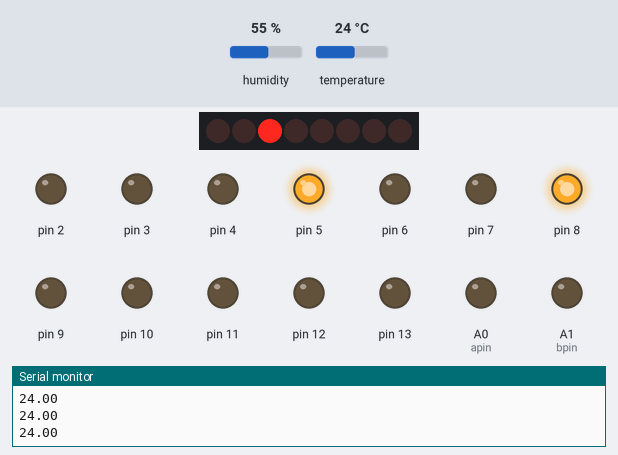
This sketch was run on a simulated Arduino Uno, built with avr-gcc and run on an emulated ATmega328P. On the bench: 8 shift-register outputs drawn as a row of LEDs (first output left, lit = HIGH), output pins drawn as LEDs (lit = HIGH), the last lines printed to the serial monitor. Wiring (inferred from the names in the program): shift register (74HC595): data A2; shift clock A4; latch A3. Wiring (inferred from the signals the program sends): row of LEDs: on Q0, Q1, Q2, Q3, Q4, Q5, Q6, Q7. The test bench sets the inputs (shaded band); at power-on: humidity 55 %, temperature 24 °C. Pins used as bus, display or sensor lines are not drawn.

Above: at 2.8 s.
2.9 s: humidity set to 22 %
At 5.1 s:
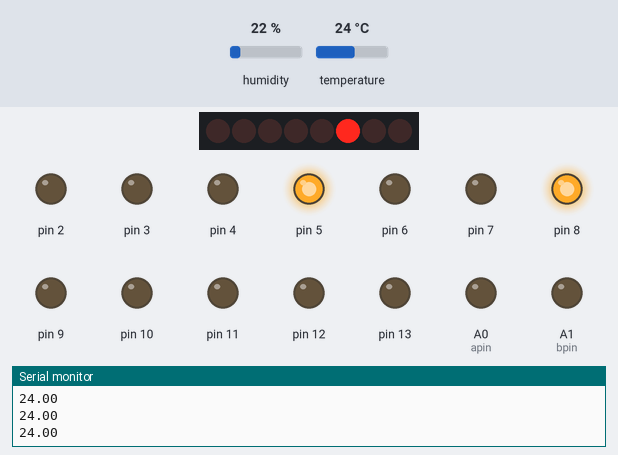
5.6 s: humidity set to 40 %
At 7.2 s:
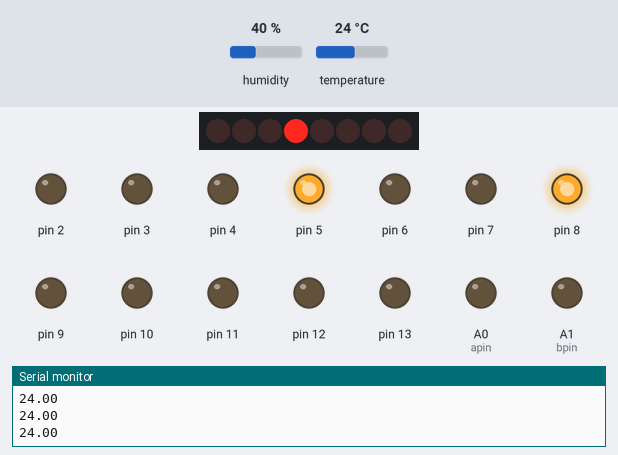
8.3 s: humidity set to 68 %
At 11.2 s:
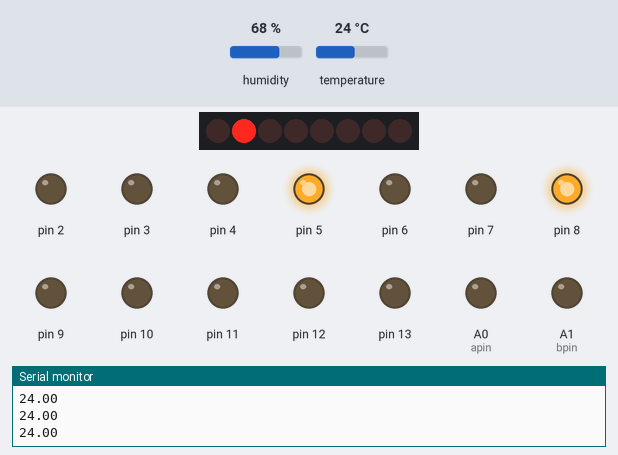
11.7 s: humidity set to 88 %
At 13.3 s:
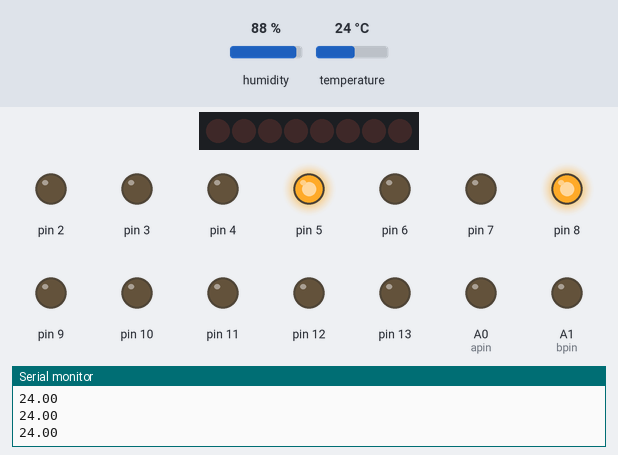
14.4 s: humidity set to 12 %
At 17.3 s:
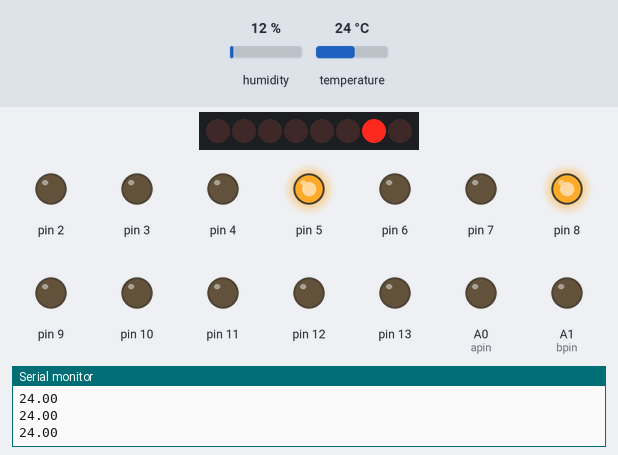
17.8 s: temperature set to 12 °C
At 19.4 s:
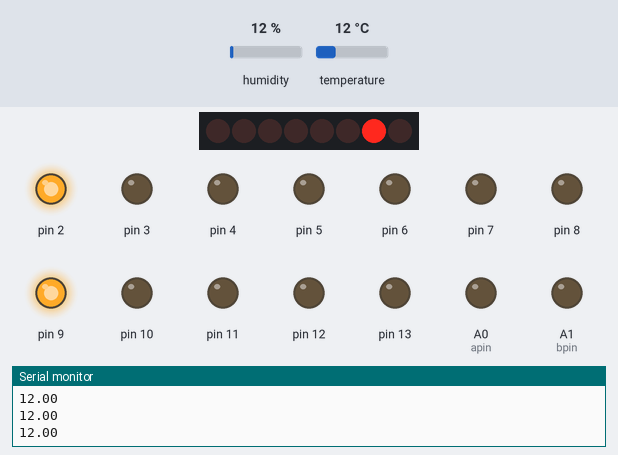
Timing chart, 0 to 20.9 s (numbered marks = the images above; inputs shaded):
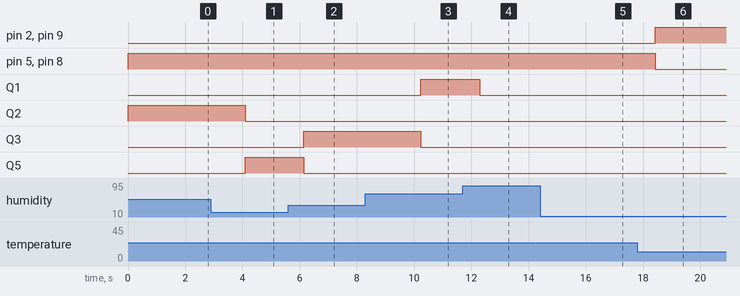

Measured:
- after the input at 2.9 s, Q2: HIGH → LOW after 1.2 s; Q5: LOW → HIGH after 1.2 s
- after the input at 5.6 s, Q3: LOW → HIGH after 0.55 s; Q5: HIGH → LOW after 0.55 s
- after the input at 8.3 s, Q1: LOW → HIGH after 1.9 s; Q3: HIGH → LOW after 1.9 s
- after the input at 11.7 s, Q1: HIGH → LOW after 0.59 s
- after the input at 17.8 s, pin 2, pin 9: LOW → HIGH after 0.63 s; pin 5, pin 8: HIGH → LOW after 0.63 s

The sketch:

temp_humd_play.ino
```cpp
#include <DHT.h>
DHT dht22_p2(19, DHT22);
#include<math.h>
float temp = 0, humd = 0;
int a, b, c;
int num[10][4] = {
  {0, 0, 0, 0},
  {0, 0, 0, 1},
  {0, 0, 1, 0},
  {0, 0, 1, 1},
  {0, 1, 0, 0},
  {0, 1, 0, 1},
  {0, 1, 1, 0},
  {0, 1, 1, 1},
  {1, 0, 0, 0},
  {1, 0, 0, 1}
};
int apin = A0, bpin = A1, datapin = A2, latchpin = A3, clockpin = A4;

void setup() {
  Serial.begin(9600);
  dht22_p2.begin();
  for (int i = 2; i <= 13; i++) {
    pinMode(i, OUTPUT);
    digitalWrite(i, LOW);
  }
  pinMode(apin, OUTPUT);
  pinMode(bpin, OUTPUT);
  pinMode(datapin, OUTPUT);
  pinMode(latchpin, OUTPUT);
  pinMode(clockpin, OUTPUT);
}

void loop() {
  temp = dht22_p2.readTemperature();
  humd = dht22_p2.readHumidity();
  Serial.println(temp);
  showTemp(temp);
  showhumd(humd);
  delay(50);
  if (temp > 99.9)temp = 0;
  temp += 0.1;
}


void showhumd(float H) {
  int gap = H / 10;
  if (gap == 9) {
    digitalWrite(bpin, HIGH);
    digitalWrite(bpin, LOW);
  }
  else if (gap == 10) {
    digitalWrite(apin, HIGH);
    digitalWrite(bpin, HIGH);
  }
  else {
    digitalWrite(apin, LOW);
    digitalWrite(bpin, LOW);
  }
  digitalWrite(latchpin, LOW);
  shiftOut(datapin, clockpin, LSBFIRST, int(pow(2,gap)));
  digitalWrite(latchpin, HIGH);
}

void showTemp(float T) {
  a = int(T) / 10;
  b = int(T) % 10;
  c = int(T * 10) % 10;
  digitalWrite(3, num[a][0]);//8
  digitalWrite(4, num[a][1]);//4
  digitalWrite(5, num[a][2]);//2
  digitalWrite(2, num[a][3]);//1
  digitalWrite(7, num[b][0]);//8
  digitalWrite(8, num[b][1]);//4
  digitalWrite(9, num[b][2]);//2
  digitalWrite(6, num[b][3]);//1
  digitalWrite(11, num[c][0]);//8
  digitalWrite(12, num[c][1]);//4
  digitalWrite(13, num[c][2]);//2
  digitalWrite(10, num[c][3]);//1
}
```
